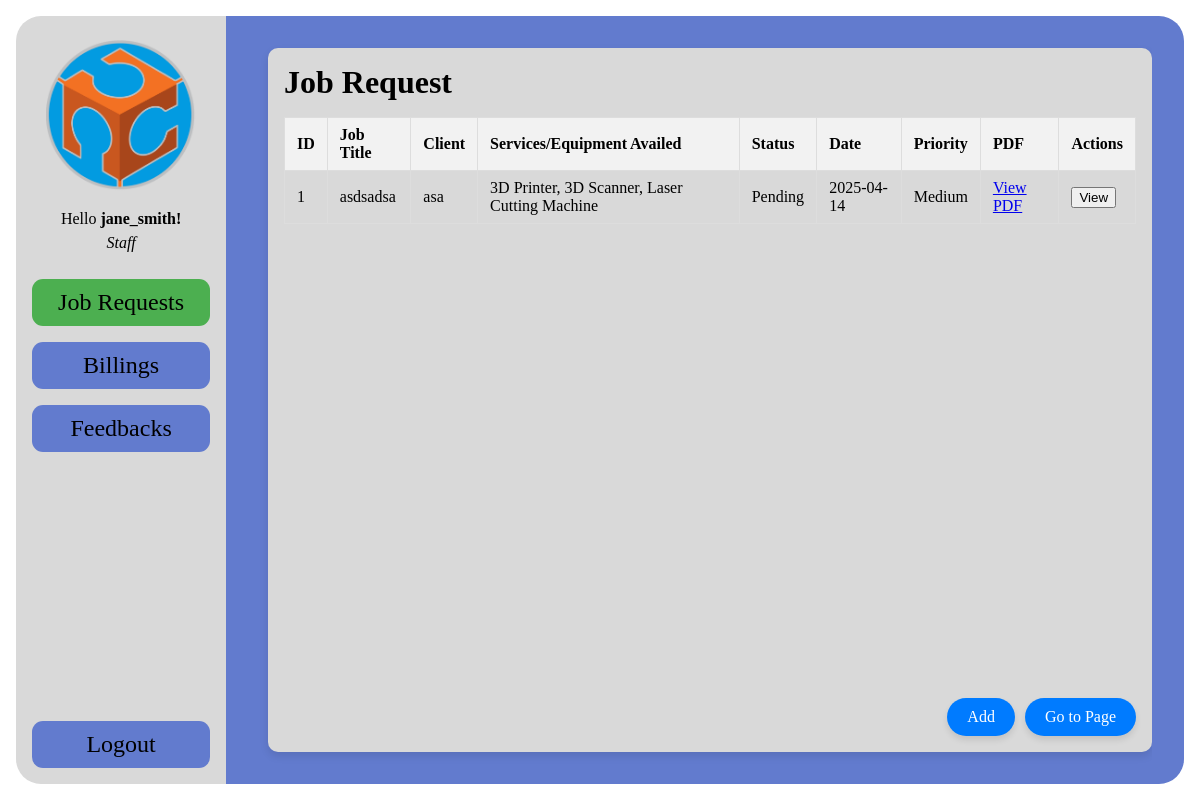
The app's page /staff-home.php?login=success (signed in) with its own data.
### tables this page shows
CREATE TABLE `job_requests` (
  `id` int(11) NOT NULL,
  `request_title` varchar(100) NOT NULL,
  `request_date` date NOT NULL,
  `client_name` varchar(100) NOT NULL,
  `contact_number` varchar(20) NOT NULL,
  `client_profile` varchar(50) NOT NULL,
  `client_profile_other` varchar(50) DEFAULT NULL,
  `request_description` text NOT NULL,
  `equipment` text DEFAULT NULL,
  `priority` enum('Low','Medium','High') NOT NULL,
  `completion_date` date NOT NULL,
  `reference_file` varchar(255) DEFAULT NULL,
  `status` enum('Pending','In Progress','Completed','Cancelled') DEFAULT 'Pending',
  `created_at` timestamp NOT NULL DEFAULT current_timestamp(),
  `updated_at` timestamp NOT NULL DEFAULT current_timestamp() ON UPDATE current_timestamp()
);

### fetch-job_requests-handler.php (called while the page is built, shortened)
<?php
include 'config.php';
$sql = "SELECT * FROM job_requests ORDER BY request_date DESC";
$result = $conn->query($sql);
$jobRequests = [];
if ($result->num_rows > 0) {
    while ($row = $result->fetch_assoc()) {
        $jobRequests[] = $row;
    }
}
?>

### staff-home.php (the view, shortened to what this page needs)
<?php
include 'header.php';
include 'fetch-feedback-handler.php';
include 'fetch-job_requests-handler.php';
?>
<div class="container">
    <div class="container-left">
        <div class="header">
            <img src="FABLAB_LOGO.png" alt="Description of image" class="admin-image">
            <div class="header-text">
                <p>Hello <b><?php echo htmlspecialchars($_SESSION['staff_name']); ?>!</b></p>
                <p>Staff</p>
            </div>
        </div>
        <div class="user-content">
            <div class="button" onclick="showTab('job-description', 'Job Requests')">
                <p>Job Requests</p>
            </div>
            <div class="button" onclick="showTab('billing', 'Billings')">
                <p>Billings</p>
            </div>
            <div class="button" onclick="showTab('feedback', 'Feedbacks')">
                <p>Feedbacks</p>
            </div>
        </div>
        <div class="button" onclick="location.href='logout.php'">
            <p class="logout">Logout</p>
        </div>
    </div>
    <div class="container-right">
        <div class="contents">
            <div class="contents-box">
                <div class="job-request-content active" id="job-description">
                    <h1 class="content-title">Job Request</h1>
                    <table>
                        <thead>
                            <tr>
                                <th>ID</th>
                                <th>Job Title</th>
                                <th>Client</th>
                                <th>Services/Equipment Availed</th>
                                <th>Status</th>
                                <th>Date</th>
                                <th>Priority</th>
                                <th>PDF</th>
                                <th>Actions</th>
                            </tr>
                        </thead>
                        <tbody>
                            <?php if (!empty($jobRequests)): ?>
                                <?php foreach ($jobRequests as $job): ?>
                                    <tr>
                                        <td><?php echo htmlspecialchars($job['id']); ?></td>
                                        <td><?php echo htmlspecialchars($job['request_title']); ?></td>
                                        <td><?php echo htmlspecialchars($job['client_name']); ?></td>
                                        <td><?php echo htmlspecialchars($job['equipment']); ?></td>
                                        <td><?php echo htmlspecialchars($job['status']); ?></td>
                                        <td><?php echo htmlspecialchars($job['request_date']); ?></td>
                                        <td><?php echo htmlspecialchars($job['priority']); ?></td>
                                        <td>
                                            <?php if (!empty($job['reference_file'])): ?>
                                                <a href="uploads/job_requests/<?php echo htmlspecialchars($job['reference_file']); ?>" target="_blank">View PDF</a>
                                            <?php else: ?>
                                                <span class="no-pdf">None</span>
                                            <?php endif; ?>
                                        </td>
                                        <td>
                                            <button onclick="viewJobRequest(<?php echo $job['id']; ?>)">View</button>
                                        </td>
                                    </tr>
                                <?php endforeach; ?>
                            <?php else: ?>
                                <tr>
                                    <td colspan="9">No job requests found.</td>
                                </tr>
                            <?php endif; ?>
                        </tbody>
                    </table>
                </div>
            </div>
            <div class="floating-buttons">
                <div class="floating-add-button" onclick="handleAddButton()">Add</div>
                <div class="floating-redirect-button" onclick="redirectToPage()">Go to Page</div>
            </div>
        </div>
    </div>
</div>
</body>
</html>

### style.css (style rules this page uses)
body, html { margin: 0; height: 100%; overflow: hidden; }
p { margin: 0; }
.container { display: flex; height: 100vh; padding: 2rem; box-sizing: border-box; position: relative; }
.container { display: flex; height: 100vh; padding: 1rem; box-sizing: border-box; position: relative; overflow: visible; }
.container-left { width: 18%; background-color: #D9D9D9; border-top-left-radius: 25px; border-bottom-left-radius: 25px; margin-right: 1rem; display: flex; flex-direction: column; position: relative; z-index: 2; }
.container-right { background-color: #627BCE; display: flex; flex-direction: column; overflow: hidden; position: absolute; top: 0; right: 0; bottom: 0; left: 17%; z-index: 1; padding: 0 2rem; margin: 1rem 1rem 1rem 0; box-sizing: border-box; border-top-right-radius: 25px; border-bottom-right-radius: 25px; }
.header { flex: 2; display: flex; flex-direction: column; justify-content: center; align-items: center; padding: 1.5rem; padding-bottom: 0.5rem; gap: 1rem; }
.header-text { text-align: center; line-height: 1.5; }
.header-text p:last-child { font-style: italic; }
.user-content { flex: 8; display: flex; flex-direction: column; padding: 1rem; gap: 1rem; }
.contents { flex: 18; display: flex; flex-direction: column; overflow: auto; box-sizing: border-box; }
.contents-box { position: relative; flex: 1; background-color: #D9D9D9; padding: 1rem; border-radius: 10px; box-shadow: 0 4px 8px rgba(0, 0, 0, 0.1); box-sizing: border-box; margin: 2rem 0 2rem 2rem; height: 400px; overflow-y: auto; }
.content-title { margin: 0 0 1rem 0; }
table { width: 100%; border-collapse: collapse; }
th, td { padding: 8px 12px; border: 1px solid #ddd; text-align: left; max-width: 50vw; }
th { background-color: #f2f2f2; }
.user-content .button { text-align: center; background-color: #627BCE; padding: 10px; font-size: 1.5rem; border-radius: 11px; cursor: pointer; transition: background-color 0.3s; }
.user-content .button:hover, .user-content .button.active { background-color: #4CAF50; }
.admin-image { max-width: 100%; height: auto; width: 150px; margin: 0 auto; display: block; }
.job-request-content { display: none; }
.job-request-content.active { display: block; }
.logout { text-align: center; background-color: rgb(98, 123, 206); font-size: 1.5rem; cursor: pointer; padding: 10px; margin: 0 1rem 1rem; border-radius: 11px; }
.floating-buttons { position: fixed; bottom: 4rem; right: 4rem; display: flex; gap: 10px; z-index: 1000; }
.floating-add-button, .floating-redirect-button { background-color: #007bff; color: white; padding: 10px 20px; border-radius: 50px; box-shadow: 0 4px 6px rgba(0, 0, 0, 0.1); cursor: pointer; font-size: 16px; text-align: center; transition: background-color 0.3s ease; }

### records on screen
job_requests: id "1", request_title "asdsadsa", client_name "asa", equipment "3D Printer, 3D Scanner, Laser Cutting Machine", status "Pending", request_date "2025-04-14", priority "Medium"

### other values on screen
$_SESSION['staff_name'] "jane_smith"
